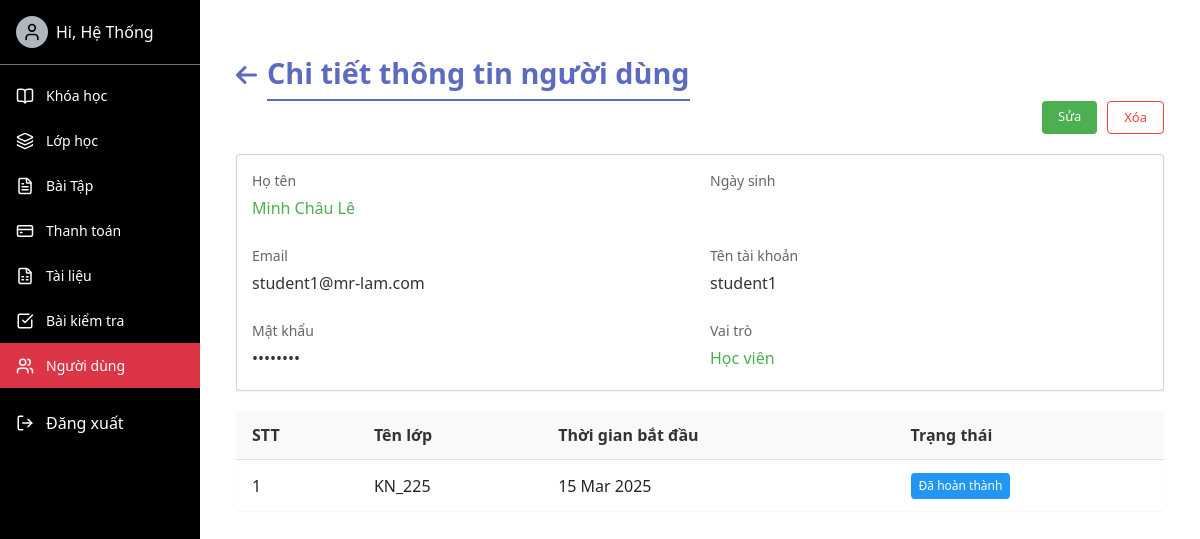
Page /listuser_admin/user_detail/1/ (signed in) on the earlier database version.
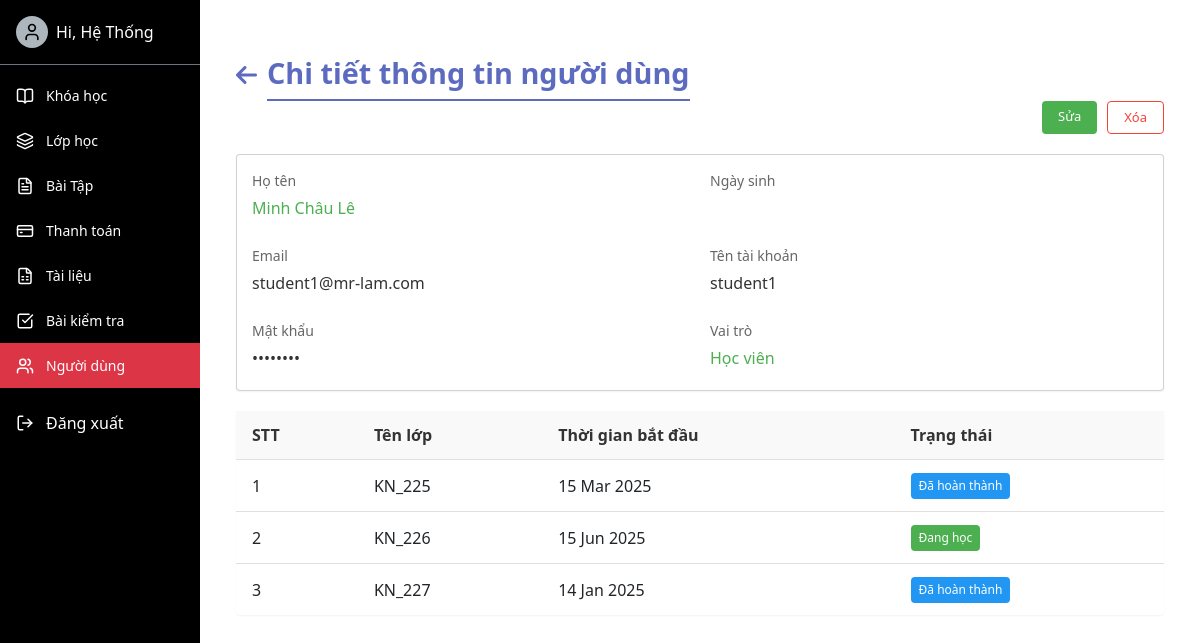
Same page on the later database version.
### english/models.py (models this page shows, shortened)
class USER_CLASS(models.Model):
    userclass_id = models.AutoField(primary_key=True)
    user = models.ForeignKey(User, on_delete=models.CASCADE)
    classes = models.ForeignKey(CLASS, on_delete=models.CASCADE)
    class Meta:
        db_table = 'USER_CLASS'

class CLASS(models.Model):
    STATUS_CHOICES = [
        ('ongoing', 'Đang học'),
        ('starting', 'Đang bắt đầu'),
        ('finished', 'Đã kết thúc'),
    ]
    class_id = models.AutoField(primary_key=True)
    class_name = models.CharField(max_length=50)
    course = models.ForeignKey(COURSE, on_delete=models.CASCADE)
    begin_time = models.DateField()
    end_time = models.DateField()
    status = models.CharField(max_length=20, choices=STATUS_CHOICES)
    timetable = models.CharField(max_length=1000,null=True,blank=True)
    class Meta:
        db_table = 'CLASS'

### ManageUsers/views.py (the view)
# urls.py: path('user_detail/<int:id>/', views.user_detail, name='user_detail'),
@login_required
@user_passes_test(is_admin)
def user_detail(request, id):
    user = get_object_or_404(User, id=id)
    user_profile = get_object_or_404(USER_PROFILE, userprofile_id=user)
    user_classes = USER_CLASS.objects.filter(user_id=user.id)
    context = {
        'user': user,
        'user_classes': user_classes,
        'now': timezone.now(),
        'user_profile' : user_profile,
    }
    return render(request, 'user_detail.html', context)

### english/views.py (called while the page is built)
def is_admin(user):
    return user.groups.filter(name='Admin').exists()

### ManageUsers/templates/user_detail.html (shortened to what this page needs)
{% extends 'base-admin.html' %}
{% load static %}
{% block styles %}
<link rel="stylesheet" href="https://cdnjs.cloudflare.com/ajax/libs/font-awesome/6.4.0/css/all.min.css">
{% endblock %}
{% block content %}
<div class="container-fluid">
    <div style="display: flex; align-items: center;">
        <a href="{% url 'user_list' %}" class="back-arrow"><i class="fas fa-arrow-left"></i></a>
        <h2 class="custom-title mb-0">Chi tiết thông tin người dùng</h2>
    </div>
    <div class="action-buttons">
        <a href="{% url 'user_edit' user.id %}" class="btn btn-success">Sửa</a>
        <a href="#" class="btn btn-outline-danger" id="deleteBtn">Xóa</a>
    </div>
    <div class="card">
        <div class="card-body">
            <div class="info-grid">
                <div class="info-item">
                    <div class="info-label">Họ tên</div>
                    <div class="info-value text-green">{{ user.first_name }} {{ user.last_name }}</div>
                </div>
                <div class="info-item">
                    <div class="info-label">Ngày sinh</div>
                </div>
                <div class="info-item">
                    <div class="info-label">Email</div>
                    <div class="info-value">{{ user.email }}</div>
                </div>
                <div class="info-item">
                    <div class="info-label">Tên tài khoản</div>
                    <div class="info-value">{{ user.username }}</div>
                </div>
                <div class="info-item">
                    <div class="info-label">Mật khẩu</div>
                    <div class="info-value">••••••••</div>
                </div>
                <div class="info-item">
                    <div class="info-label">Vai trò</div>
                    <div class="info-value text-green">
                        {% if user.is_superuser %}
                            <span class="role role-student">Admin</span>
                        {% elif user.is_staff %}
                            <span class="role role-teacher">Giáo viên</span>
                        {% else %}
                            <span class="role role-user">Học viên</span>
                        {% endif %}
                    </div>
                </div>
            </div>
        </div>
    </div>
    <div class="table-container">
        <table class="user-table">
            <thead>
                <tr>
                    <th>STT</th>
                    <th>Tên lớp</th>
                    <th>Thời gian bắt đầu</th>
                    <th>Trạng thái</th>
                </tr>
            </thead>
            <tbody>
                {% for user_class in user_classes %}
                <tr>
                    <td>{{ forloop.counter }}</td>
                    <td>{{ user_class.classes.class_name }}</td>
                    <td>{{ user_class.classes.begin_time|date:"d M Y" }}</td>
                    <td>
                        {% if user_class.classes.begin_time|date:"Y-m-d" <= now|date:"Y-m-d" and user_class.classes.end_time|date:"Y-m-d" >= now|date:"Y-m-d" %}
                            <span class="status-badge">Đang học</span>
                        {% elif user_class.classes.begin_time|date:"Y-m-d" > now|date:"Y-m-d" %}
                            <span class="status-badge status-pending">Chưa bắt đầu</span>
                        {% else %}
                            <span class="status-badge status-completed">Đã hoàn thành</span>
                        {% endif %}
                    </td>
                </tr>
                {% empty %}
                <tr>
                    <td colspan="4" class="text-center">Người dùng chưa đăng ký lớp học nào</td>
                </tr>
                {% endfor %}
            </tbody>
        </table>
    </div>
</div>
{% endblock %}

Differences in the rows shown:
added USER_CLASS: classes.class_name "KN_226", classes.begin_time "15 Jun 2025", shows "Đang học"
added USER_CLASS: classes.class_name "KN_227", classes.begin_time "14 Jan 2025", shows "Đã hoàn thành"
